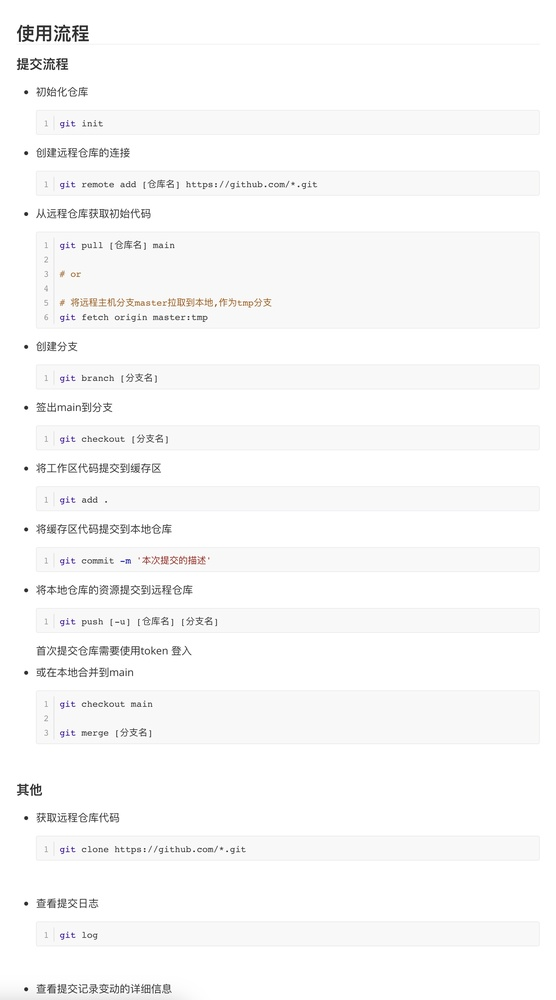
#> input picture git_learning/git.jpg, 556 x 1000 px, shrunk from 1700 x 3056 before the run
$ python -i '找最大轮廓.py'   (imports and definitions only)
#> lines starting #> are read from the running program, lines starting #| are printed output that depends on the picture; after the words box and inside, x2 and y2 are one past the last pixel; in counts of white or black regions, pixels touching at a corner belong together
import cv2
import numpy as np

def retain_largest_contour(image_path):

    img = cv2.imread(image_path)
    if img is None:
        raise ValueError("无法加载图像")

    mask = np.zeros_like(img)

    mask[30:-30, 30:-30] = 255  # 设置中间区域为白色，其余为黑色
    img_masked = cv2.bitwise_and(img, mask)
    gray = cv2.cvtColor(img_masked, cv2.COLOR_BGR2GRAY)
    _, thresh = cv2.threshold(gray, 127, 255, cv2.THRESH_BINARY)
    kernel = np.ones((5,5), np.uint8)
    dilated = cv2.dilate(thresh, kernel, iterations=8)

    contours, _ = cv2.findContours(dilated, cv2.RETR_TREE, cv2.CHAIN_APPROX_SIMPLE)

    if not contours:
        return img


    largest_contour = max(contours, key=cv2.contourArea)

    cv2.drawContours(mask, [largest_contour], -1, (255, 255, 255), thickness=cv2.FILLED)

    result = cv2.bitwise_and(img, mask)

    return result

# [1 line that did not run here, left out]

# [1 line not run here, left out]

>>> result = retain_largest_contour('../../git_learning/git.jpg')
#> call 2 of retain_largest_contour, with image_path = '../../git_learning/git.jpg'
#> in retain_largest_contour, img is the input picture: shape (1000, 556, 3); mean B, G, R 249.4, 249.4, 249.5
#> in retain_largest_contour (call 2), `img_masked = cv2.bitwise_and(img, mask)`:
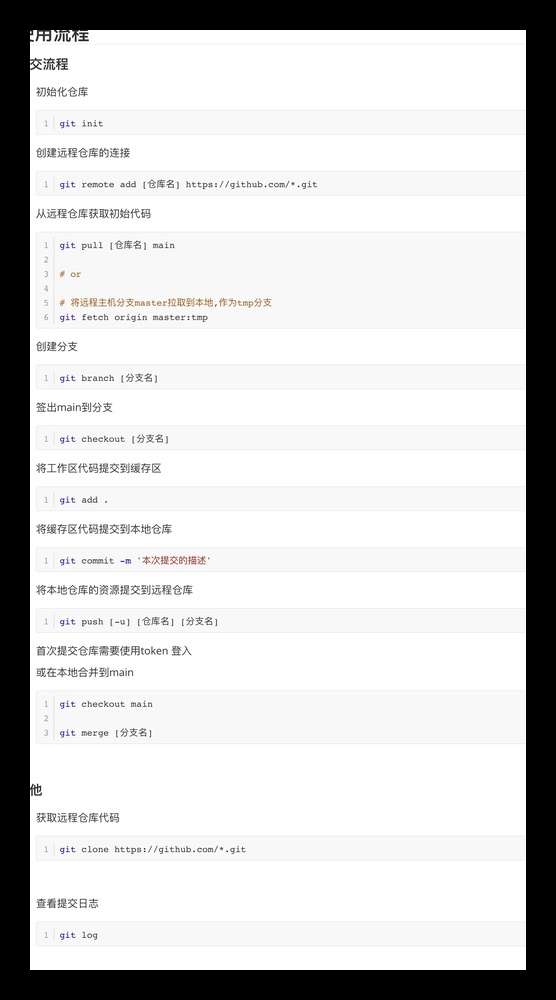
#> img_masked: shape (1000, 556, 3); mean B, G, R 208.7, 208.7, 208.8
#> in retain_largest_contour (call 2), `_, thresh = cv2.threshold(gray, 127, 255, cv2.THRESH_BINARY)`:
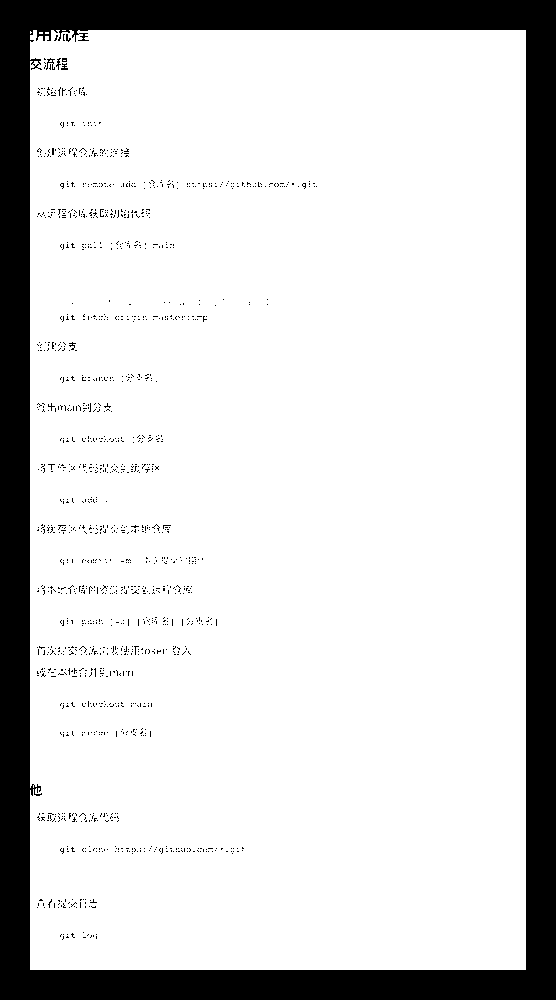
#> thresh: shape (1000, 556); 83.2% white; 1359 black regions (1353 under 20 px), largest, box (x1, y1, x2, y2) and area: (0, 0, 556, 1000) 90122, (46, 58, 55, 70) 40, (61, 63, 68, 70) 28, (56, 58, 61, 70) 25, (69, 342, 76, 350) 23, (66, 34, 71, 42) 21
#> in retain_largest_contour (call 2), `dilated = cv2.dilate(thresh, kernel, iterations=8)`:
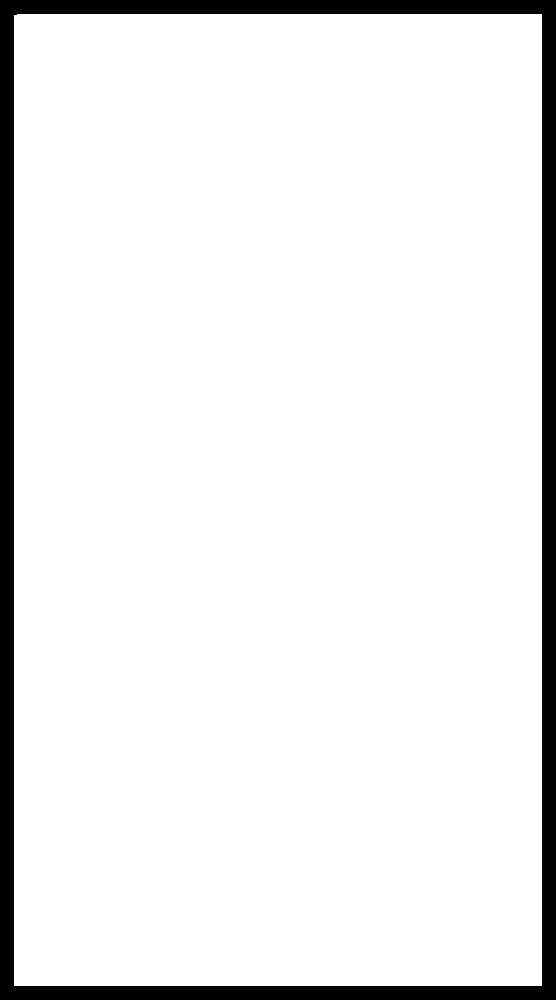
#> dilated: shape (1000, 556); 92.3% white; 1 black region, box (x1, y1, x2, y2) and area: (0, 0, 556, 1000) 42787
#> in retain_largest_contour (call 2), `contours, _ = cv2.findContours(dilated, cv2.RETR_TREE, cv2.CHAIN_APPRO..`: contours = 1 item
#> in retain_largest_contour (call 2), `largest_contour = max(contours, key=cv2.contourArea)`: largest_contour = [[17, 14], [16, 15], [14, 15], [14, 985], [541, 985], [541, 14]]
#> in retain_largest_contour (call 2), `result = cv2.bitwise_and(img, mask)`:
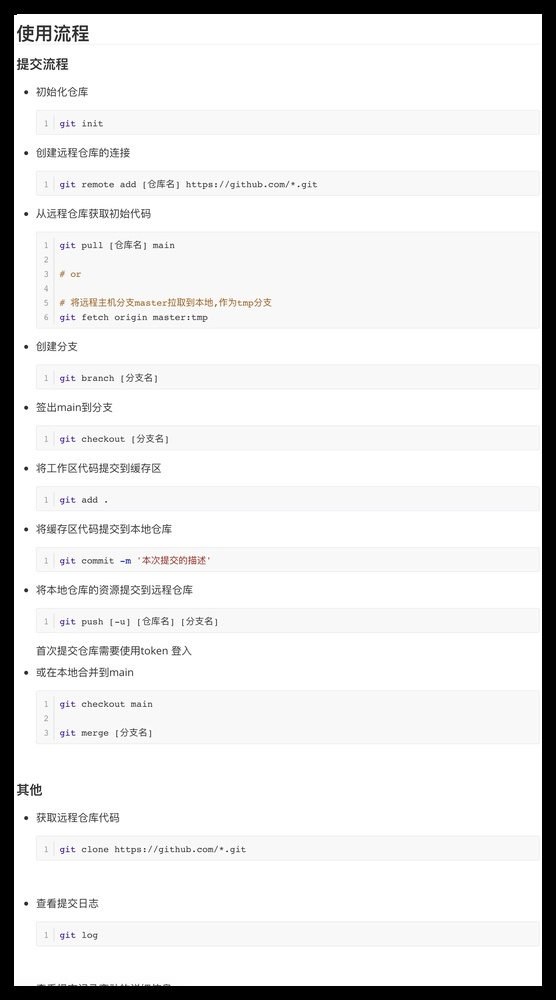
#> result: shape (1000, 556, 3); mean B, G, R 230, 229.9, 230
